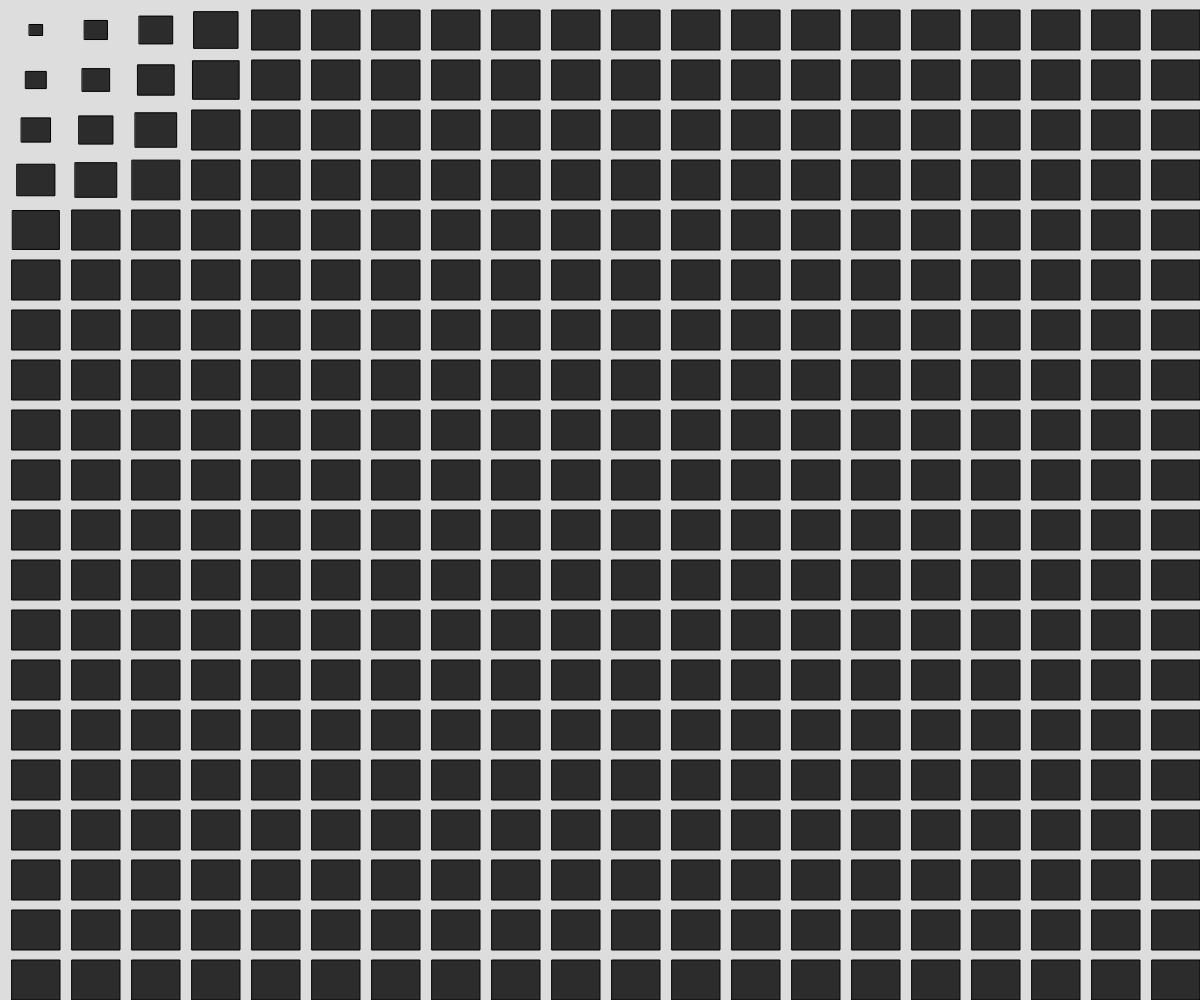
Frame 1 (no input)
Frame 60 (no input): identical to frame 1, image omitted
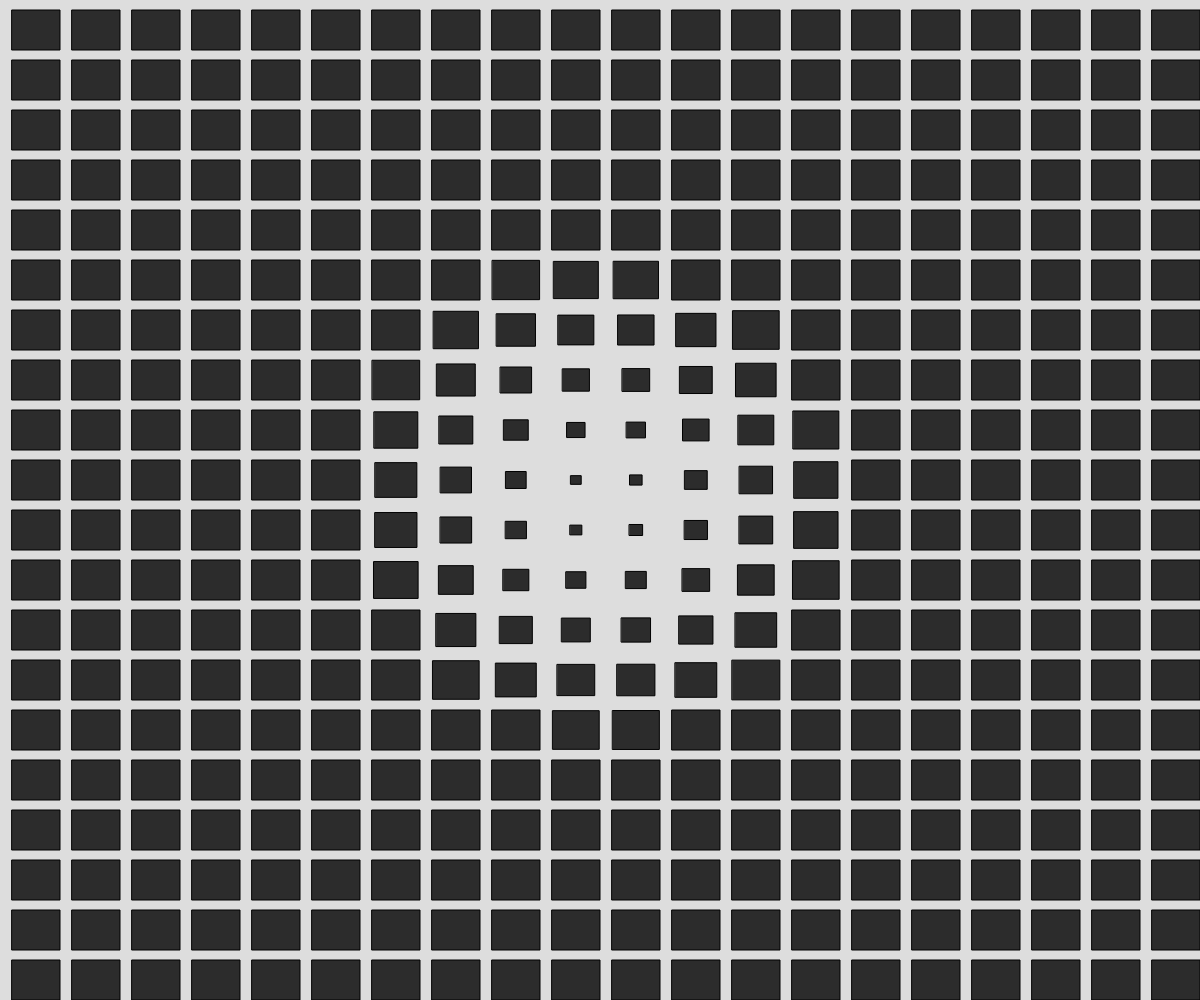
Frame 120 (the mouse pressed at the canvas centre since frame 60)

The p5.js sketch that drew these frames (run headless with seeded random() and noise() and a simulated clock; from frame 60 on, the mouse is pressed at the canvas centre):

// p5.js sketch
// ── sketch.js
const G = {
    SQUARE_SIZE_X: 0.04,
    SQUARE_SIZE_Y: 0.04,
    SQUARE_GAP: 0.01
};
/** @type { {s: number, l: number} } */
let size;
/** @type { import("p5").Vector } */
let mid;

/**
 * @typedef {{
 * pos: import("p5").Vector
 * size: {x: number, y: number}
 * }} Square
 */
/** @type { Square [] }} */
let squares;

function setup() {
    size = {
        l: (windowWidth >= windowHeight) ? windowWidth : windowHeight,
        s: (windowWidth <= windowHeight) ? windowWidth : windowHeight
    };
    mid = createVector(windowWidth * 0.5, windowHeight * 0.5);

    const column = (windowWidth - (windowWidth * G.SQUARE_GAP * 2))/
        (windowWidth * (G.SQUARE_GAP + G.SQUARE_SIZE_X));
    const row = (windowHeight - (windowHeight * G.SQUARE_GAP * 2))/
        (windowHeight * (G.SQUARE_GAP + G.SQUARE_SIZE_Y));

    squares = [];
    for (let i = 0; i < column; i++) {
        for (let j = 0; j < row; j++) {
            squares.push({
                pos: createVector(
                    windowWidth * (G.SQUARE_GAP + G.SQUARE_SIZE_X/2 + i * (G.SQUARE_SIZE_X + G.SQUARE_GAP)),
                    windowHeight * (G.SQUARE_GAP + G.SQUARE_SIZE_Y/2 + j * (G.SQUARE_SIZE_Y + G.SQUARE_GAP)),
                ),
                size: {
                    x: windowWidth * G.SQUARE_SIZE_X,
                    y: windowHeight * G.SQUARE_SIZE_Y,
                }
            })
        }
    }

    createCanvas(windowWidth, windowHeight);
}

function draw() {
    background('#ddd');
    
    rectMode(CENTER);
    squares.forEach( s => {

        const dist = s.pos.dist(createVector(mouseX, mouseY));
        let sizeRate = (dist < size.l * 0.2)
            ? (0.1 + 0.9 * (dist / (size.l * 0.2)))
            : 1;

        fill(44);
        rect(s.pos.x, s.pos.y, s.size.x * sizeRate, s.size.y * sizeRate);
        fill(255);
    });
}
